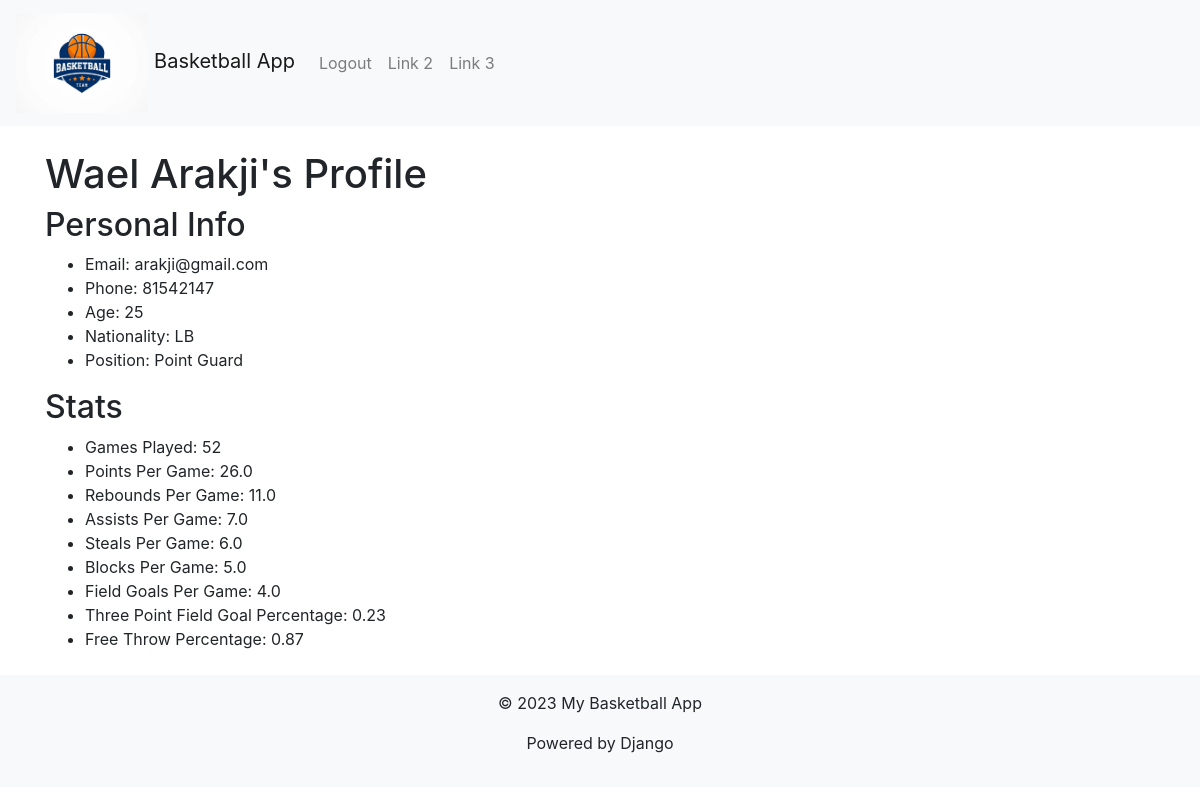
The app's page /playerstats/playerprofile/1/ (signed in), older data.
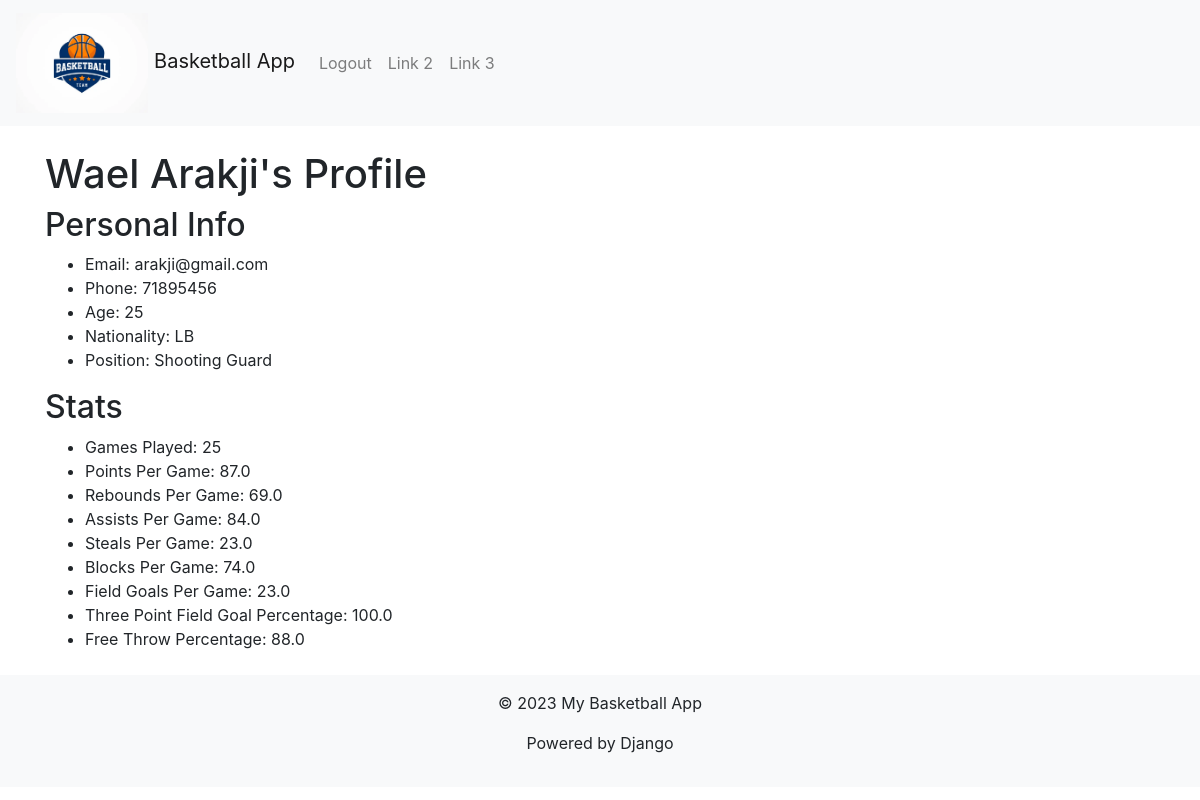
The same page, newer data.
### basketballapp430/models.py (models this page shows, shortened)
class Player(models.Model):
    POINTGUARD = 'PG'
    SHOOTINGGUARD = 'SG'
    SMALLFORWARD = 'SF'
    POWERFORWARD = 'PF'
    CENTER = 'C'
    POSITION_CHOICES = [
        (POINTGUARD, 'Point Guard'),
        (SHOOTINGGUARD, 'Shooting Guard'),
        (SMALLFORWARD, 'Small Forward'),
        (POWERFORWARD, 'Power Forward'),
        (CENTER, 'Center')
    ]
    name = models.CharField(max_length=200)
    email = models.EmailField(max_length=255, default = '')
    phone = models.CharField(max_length=20)
    age = models.IntegerField()
    nationality = CountryField()
    position = models.CharField(max_length=2, choices=POSITION_CHOICES)
    games_played = models.IntegerField(default=0)
    points_per_game = models.FloatField(default=0)
    rebounds_per_game = models.FloatField(default=0)
    assists_per_game = models.FloatField(default=0)
    steals_per_game = models.FloatField(default=0)
    blocks_per_game = models.FloatField(default=0)
    fieldgoals_per_game = models.FloatField(default=0)
    three_point_field_goal_percentage = models.FloatField(default=0)
    free_throw_percentage = models.FloatField(default=0)

### basketballapp430/views.py (the view)
# urls.py: path('playerstats/playerprofile/<str:pk>/', views.playerProfile, name = 'player-profile'),
@login_required(login_url='login')
def playerProfile(request, pk):
    player = Player.objects.get(id=pk)
    context = {'player': player}
    return render(request, 'playerprofile.html', context)

### basketballapp430/templates/playerprofile.html (shortened to what this page needs)
{% extends "main.html" %}
{% block content %}
<head>
</head>
<body>
	<h1>{{ player.name }}'s Profile</h1>
	<h2>Personal Info</h2>
	<ul>
		<li>Email: {{ player.email }}</li>
		<li>Phone: {{ player.phone }}</li>
		<li>Age: {{ player.age }}</li>
		<li>Nationality: {{ player.nationality }}</li>
		<li>Position: {{ player.get_position_display }}</li>
	</ul>
	<h2>Stats</h2>
	<ul>
		<li>Games Played: {{ player.games_played }}</li>
		<li>Points Per Game: {{ player.points_per_game }}</li>
		<li>Rebounds Per Game: {{ player.rebounds_per_game }}</li>
		<li>Assists Per Game: {{ player.assists_per_game }}</li>
		<li>Steals Per Game: {{ player.steals_per_game }}</li>
		<li>Blocks Per Game: {{ player.blocks_per_game }}</li>
		<li>Field Goals Per Game: {{ player.fieldgoals_per_game }}</li>
		<li>Three Point Field Goal Percentage: {{ player.three_point_field_goal_percentage }}</li>
		<li>Free Throw Percentage: {{ player.free_throw_percentage }}</li>
	</ul>
</body>
{% endblock %}

### basketballapp430/templates/main.html (shortened to what this page needs)
{% load static %}
<!DOCTYPE html>
<html lang="en">
  <head>
    <link rel="stylesheet" href="https://cdnjs.cloudflare.com/ajax/libs/twitter-bootstrap/4.6.0/css/bootstrap.min.css">
    <link rel="stylesheet" href="https://cdnjs.cloudflare.com/ajax/libs/font-awesome/5.15.3/css/all.min.css">
  </head>
  <body>
    <nav class="navbar navbar-expand-lg navbar-light bg-light">
      <a class="navbar-brand" href="/">
        <img src="/static/images/basketballogo.jpg" alt="Basketball Logo" height="100 px">
        Basketball App
      </a>
      <div class="collapse navbar-collapse" id="navbarNav">
        <ul class="navbar-nav">
          <li class="nav-item">
            {% if request.user.is_authenticated%}
            <a class="nav-link" href= "{% url 'logout' %}">Logout</a>
            {% else %}
            <a class="nav-link" href= "{% url 'login' %}">Login</a>
            {% endif %}
          </li>
          <li class="nav-item">
            <a class="nav-link" href="{% url 'home' %}">Link 2</a>
          </li>
          <li class="nav-item">
            <a class="nav-link" href="{% url 'home' %}">Link 3</a>
          </li>
        </ul>
      </div>
    </nav>
    <main role="main" class="container my-4">
      {% block content %}
      {% endblock %}
    </main>
    <footer class="bg-light py-3">
      <div class="container text-center">
        <p>&copy; 2023 My Basketball App</p>
        <p>Powered by Django</p>
      </div>
    </footer>
  </body>
</html>

Row changes from the older to the newer data that the page shows:
changed Player "Wael Arakji": phone "81542147" → "71895456"; position "Point Guard" → "Shooting Guard"; games_played "52" → "25"; points_per_game "26.0" → "87.0"; rebounds_per_game "11.0" → "69.0"; assists_per_game "7.0" → "84.0"; steals_per_game "6.0" → "23.0"; blocks_per_game "5.0" → "74.0"; fieldgoals_per_game "4.0" → "23.0"; three_point_field_goal_percentage "0.23" → "100.0"; free_throw_percentage "0.87" → "88.0"
